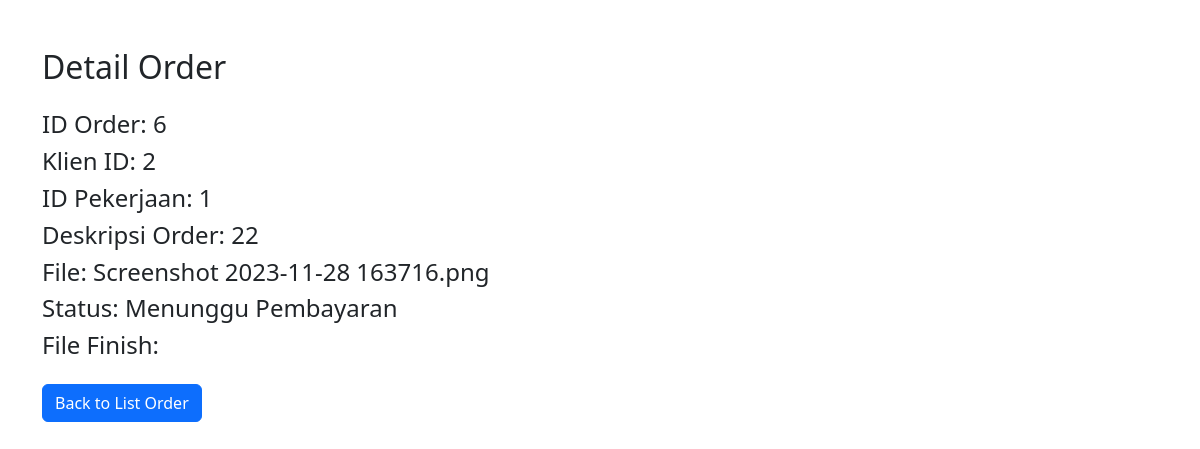
Page /order_detail_klien.php?id=6 on the earlier database version.
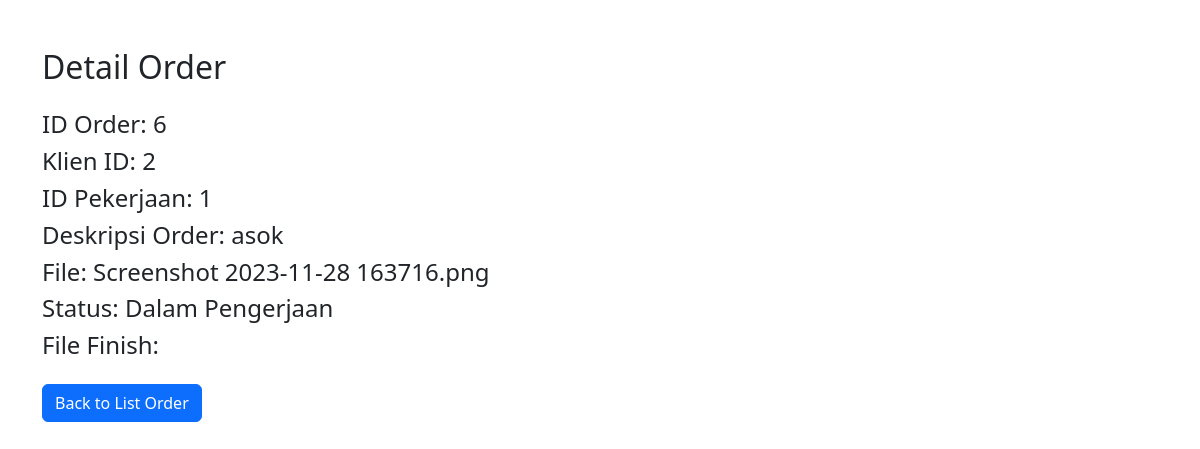
Same page on the later database version.
### tables this page shows
CREATE TABLE `order_table` (
  `id_order` int(11) NOT NULL,
  `klien_id` int(11) NOT NULL,
  `id_pekerjaan` int(11) DEFAULT NULL,
  `deskripsi_order` varchar(255) DEFAULT NULL,
  `file` varchar(255) NOT NULL,
  `status` enum('Menunggu Pembayaran','Dalam Pengerjaan','Selesai','Gagal') NOT NULL,
  `created_at` date NOT NULL DEFAULT current_timestamp(),
  `file_finish` varchar(255) NOT NULL
);

### order_detail_klien.php (the view, shortened to what this page needs)
<?php
include 'config.php';
if (isset($_GET['id'])) {
    $orderId = $_GET['id'];
    $query = "SELECT * FROM order_table WHERE id_order = ?";
    $stmt = $conn->prepare($query);
    $stmt->bind_param("i", $orderId);
    $stmt->execute();
    $result = $stmt->get_result();
    if ($result->num_rows > 0) {
        $orderDetail = $result->fetch_assoc();
        ?>
        <!DOCTYPE html>
        <html lang="en">
        <head>
            <link href="https://cdn.jsdelivr.net/npm/bootstrap@5.3.0/dist/css/bootstrap.min.css" rel="stylesheet">
        </head>
        <body>
            <div class="container mt-5">
                <h2 class="mb-4">Detail Order</h2>
                <div class="row">
                    <div class="col-md-6">
                        <h4>ID Order: <?= $orderDetail['id_order'] ?></h4>
                        <h4>Klien ID: <?= $orderDetail['klien_id'] ?></h4>
                        <h4>ID Pekerjaan: <?= $orderDetail['id_pekerjaan'] ?></h4>
                        <h4>Deskripsi Order: <?= $orderDetail['deskripsi_order'] ?></h4>
                        <h4>File: <?= $orderDetail['file'] ?></h4>
                        <h4>Status: <?= $orderDetail['status'] ?></h4>
                        <h4>File Finish: <?= $orderDetail['file_finish'] ?></h4>
                    </div>
                <div class="mt-3">
                    <a href="freelance_order.php" class="btn btn-primary">Back to List Order</a>
                </div>
            </div>
        </body>
        </html>
        <?php
    } else {
        echo "Order tidak ditemukan.";
    }
} else {
    echo "ID Order tidak valid.";
}
?>

Differences in the rows shown:
changed order_table id 6: deskripsi_order "22" → "asok"; status "Menunggu Pembayaran" → "Dalam Pengerjaan"
